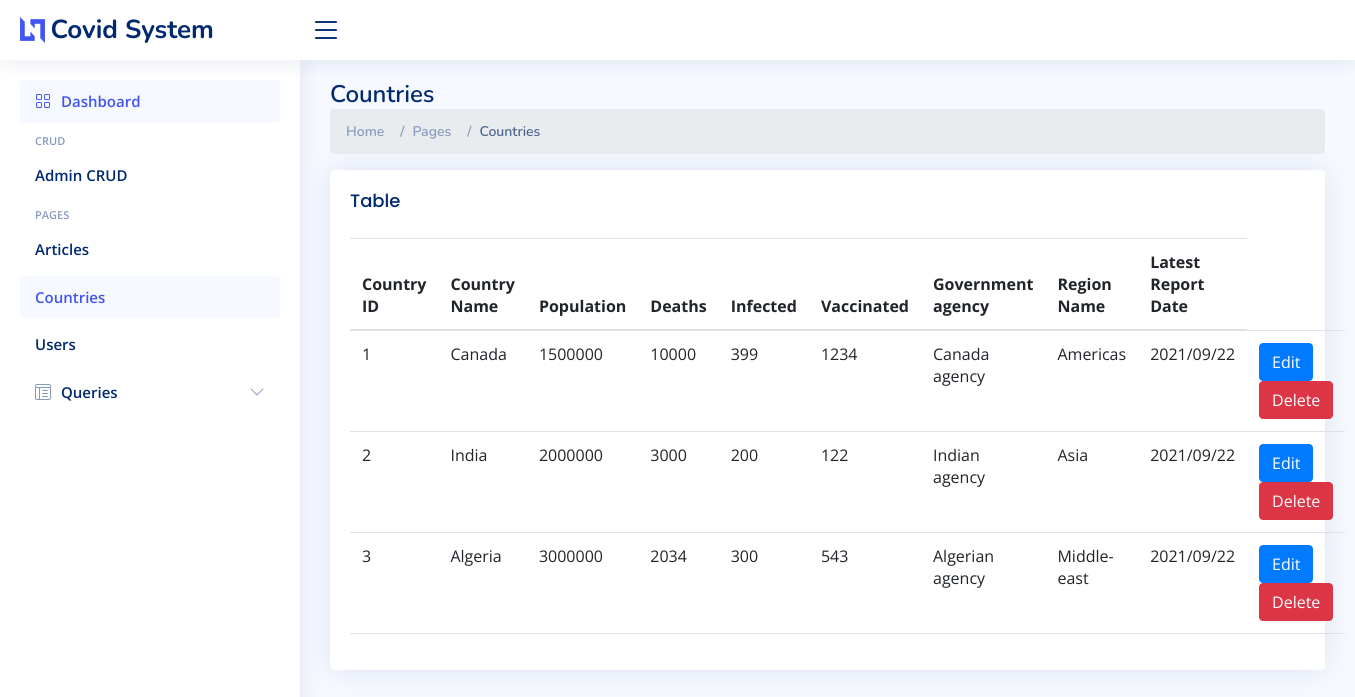
The app's page /countries.php, older data.
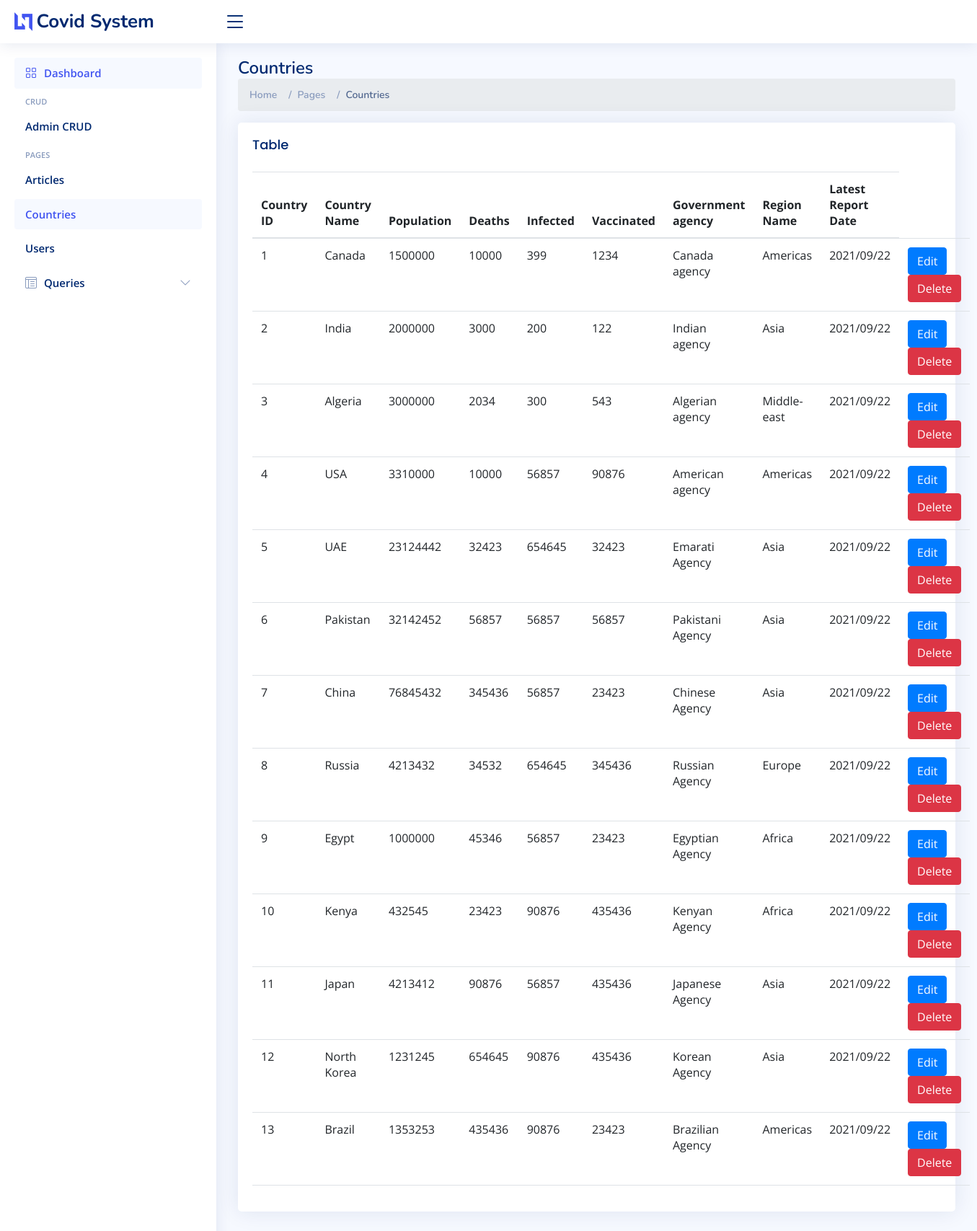
The same page, newer data.
### tables this page shows
CREATE TABLE IF NOT EXISTS `countries` (
  `cID` int(11) NOT NULL AUTO_INCREMENT,
  `country_name` varchar(255) DEFAULT NULL,
  `populations` int(11) DEFAULT NULL,
  `deaths` int(11) DEFAULT NULL,
  `infected` int(11) DEFAULT NULL,
  `vaccinated` int(11) DEFAULT NULL,
  `gov_agency` varchar(255) DEFAULT NULL,
  `region_name` varchar(255) DEFAULT NULL,
  `report_date` bigint(20) DEFAULT NULL,
  PRIMARY KEY (`cID`)
);

### countries.php (the view, shortened to what this page needs)
<?php
include 'header.php';
$query = $db->query("SELECT * FROM countries;");
$query_countries = $query->fetchAll(PDO::FETCH_ASSOC);
?>
<div class="pagetitle">
  <h1>Countries</h1>
  <nav>
    <ol class="breadcrumb">
      <li class="breadcrumb-item"><a href="index.php">Home</a></li>
      <li class="breadcrumb-item">Pages</li>
      <li class="breadcrumb-item active">Countries</li>
    </ol>
  </nav>
</div>
<section class="section">
  <div class="card">
    <div class="card-body">
      <h5 class="card-title">Table</h5>
      <table class="table table-hover">
        <thead>
          <tr>
            <th scope="col">Country ID</th>
            <th scope="col">Country Name</th>
            <th scope="col">Population</th>
            <th scope="col">Deaths</th>
            <th scope="col">Infected</th>
            <th scope="col">Vaccinated</th>
            <th scope="col">Government agency</th>
            <th scope="col">Region Name</th>
            <th scope="col">Latest Report Date</th>
          </tr>
        </thead>
        <tbody>
          <?php
          foreach ($query_countries as $row) :
          ?>
            <tr>
              <td><?= $row['cID'] ?></td>
              <td><?= $row['country_name'] ?></td>
              <td><?= $row['populations'] ?></td>
              <td><?= $row['deaths'] ?></td>
              <td><?= $row['infected'] ?></td>
              <td><?= $row['vaccinated'] ?></td>
              <td><?= $row['gov_agency'] ?></td>
              <td><?= $row['region_name'] ?></td>
              <td><?php if (!is_null($row['report_date'])) {
                    echo date('Y/m/d', $row['report_date']);
                  } ?></td>
                   <td>
                                        <button
                                         type="button" class="btn btn-primary"
                                         data-toggle="modal"
                                         data-target="#editModal"
                                        >
                                        Edit</button>
                                        <a href="core.php?action=delete&id=<?= $row['cID'] ?>" class="btn
									    btn-danger deleteBtn">Delete</a>
                                    </td>
            </tr>
          <?php endforeach; ?>
        </tbody>
      </table>
    </div>
  </div>
</section>
<?php
include 'footer.php';
?>

Row changes from the older to the newer data that the page shows:
added countries: cID "4", country_name "USA", populations "3310000", deaths "10000", infected "56857", vaccinated "90876", gov_agency "American agency", region_name "Americas", report_date "2021/09/22"
added countries: cID "5", country_name "UAE", populations "23124442", deaths "32423", infected "654645", vaccinated "32423", gov_agency "Emarati Agency", region_name "Asia", report_date "2021/09/22"
added countries: cID "6", country_name "Pakistan", populations "32142452", deaths "56857", infected "56857", vaccinated "56857", gov_agency "Pakistani Agency", region_name "Asia", report_date "2021/09/22"
added countries: cID "7", country_name "China", populations "76845432", deaths "345436", infected "56857", vaccinated "23423", gov_agency "Chinese Agency", region_name "Asia", report_date "2021/09/22"
added countries: cID "8", country_name "Russia", populations "4213432", deaths "34532", infected "654645", vaccinated "345436", gov_agency "Russian Agency", region_name "Europe", report_date "2021/09/22"
added countries: cID "9", country_name "Egypt", populations "1000000", deaths "45346", infected "56857", vaccinated "23423", gov_agency "Egyptian Agency", region_name "Africa", report_date "2021/09/22"
added countries: cID "10", country_name "Kenya", populations "432545", deaths "23423", infected "90876", vaccinated "435436", gov_agency "Kenyan Agency", region_name "Africa", report_date "2021/09/22"
added countries: cID "11", country_name "Japan", populations "4213412", deaths "90876", infected "56857", vaccinated "435436", gov_agency "Japanese Agency", region_name "Asia", report_date "2021/09/22"
added countries: cID "12", country_name "North Korea", populations "1231245", deaths "654645", infected "90876", vaccinated "435436", gov_agency "Korean Agency", region_name "Asia", report_date "2021/09/22"
added countries: cID "13", country_name "Brazil", populations "1353253", deaths "435436", infected "90876", vaccinated "23423", gov_agency "Brazilian Agency", region_name "Americas", report_date "2021/09/22"
